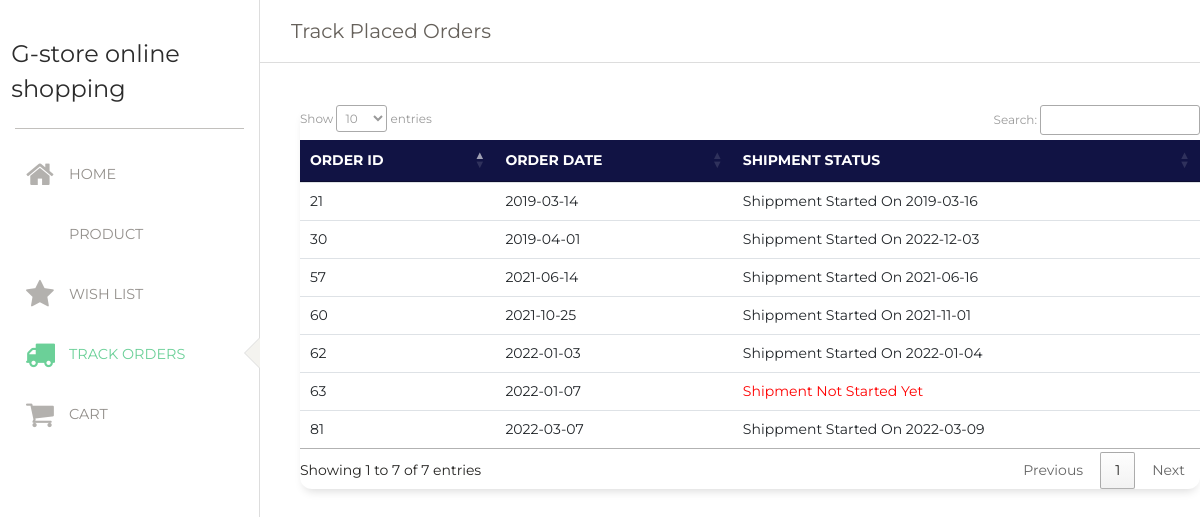
The app's page /track_products.php with its own data.
### tables this page shows
CREATE TABLE `Orders` (
  `OrderID` int(11) NOT NULL,
  `Orderdate` date NOT NULL,
  `Shipdate` date DEFAULT NULL,
  `Paymenttype` enum('VISA','MC','DISCOVER') DEFAULT NULL,
  `CCN` text DEFAULT NULL,
  `CustomerID` int(11) DEFAULT NULL
);

### Current_customer.php (called while the page is built)
<?php
$customerID=1;
?>

### track_products.php (the view, shortened to what this page needs)
<?php
include 'Current_customer.php';
$conn = OpenCon();
?>
<!doctype html>
<head>
  <link href="https://maxcdn.bootstrapcdn.com/font-awesome/latest/css/font-awesome.min.css" rel="stylesheet">
  <link rel="stylesheet" href="https://cdnjs.cloudflare.com/ajax/libs/font-awesome/4.7.0/css/font-awesome.min.css">
  <link href="./css/bootstrap.min.css" rel="stylesheet" />
  <link href="./css/dashboard.css?v=2.0.1" rel="stylesheet" />
  <link href="./css/main.css" rel="stylesheet" />
<link rel="stylesheet" href="https://cdn.datatables.net/1.10.19/css/jquery.dataTables.min.css">
</head>
<body>
  <div class="wrapper ">
    <div class="sidebar" data-color="white" data-active-color="success">
      <div class="logo">
          <div class="logo-image-small">
            <h4>G-store online shopping </h4>
          </div>
      </div>
      <div class="sidebar-wrapper">
          <ul class="nav">
              <li>
                <a href="./user_dashboard.php">
                <i class="fa fa-home" style="font-size:2.5em"></i>
                <p style="font-size:1.2em">Home</p>
              </a>
              </li>
          <li>
            <a href="./Products.php">
              <i class="nc-icon nc-app"></i>
              <p style="font-size:1.2em">Product</p>
            </a>
          </li>
          <li>
            <a href="./user_wish_list.php">
              <i class="fa fa-star" style="font-size:2.5em"></i>
              <p style="font-size:1.2em">wish list</p>
            </a>
          </li>
          <li class="active">
            <a href="./track_products.php">
              <i class="fa fa-solid fa-truck" style="font-size:2.5em"></i>
              <p style="font-size:1.2em">Track Orders</p>
            </a>
          </li>
          <li >
            <a href="./cart.php">
              <i class="fa fa-shopping-cart" style="font-size:2.5em"></i>
              <p style="font-size:1.2em">Cart</p>
            </a>
          </li>
        </ul>
      </div>
      </div>
          <div class="main-panel" style="background-color:#fff">
            <nav class="navbar navbar-expand-lg navbar-absolute fixed-top navbar-transparent">
              <div class="container-fluid">
                <div class="navbar-wrapper">
                  <a class="navbar-brand" href="javascript:;">Track Placed Orders</a>
                </div>
              </div>
            </nav>
          </div>
          <br>
          <br>
          <br>
          <br>
          <br>
          <div class="content" style="margin-left:300px;max-width:1000px">
            <div class="row">
              <div class="col-lg-12" >
                <div class="card ">
            <table class="table table-hover" id="track_products">
      <thead style="background-color:#111344;color:#fff">
        <tr>
          <th scope="col">Order ID</th>
          <th scope="col">Order Date</th>
          <th scope="col">Shipment Status</th>
        </tr>
      </thead>
      <tbody>
        <?php
        $Track_orders = "select OrderId,Orderdate,case when Shipdate is null then 'shipment not started yet' else concat('shippment started on ',Shipdate) end as Shipdate from Orders where CustomerID=".$customerID." order by Shipdate desc";
        $result = mysqli_query($conn,$Track_orders);
        if($result)
        {
        while($query_executed=mysqli_fetch_assoc($result))
        {
        ECHO "<tr>
        <td>".$query_executed['OrderId']."</td>
        <td>".$query_executed['Orderdate']."</td>";
          if ($query_executed['Shipdate'] == "shipment not started yet")
        {
          echo "<td style='color:red'>".ucwords($query_executed['Shipdate'])."</td>";
        }
      else
      {
          echo "<td>".ucwords($query_executed['Shipdate'])."</td>";
      }
          echo"</tr>";
              }
            }
            else {
          echo "not able to fetch the data";
            }
        ?>
      </tbody>
    </table>
  </div>
</div>
</div>
</div>
          </div>
    </body>
    </html>

### records on screen
orders: OrderID "30", Orderdate "2019-04-01", Shipdate "Shippment Started On 2022-12-03"
orders: OrderID "81", Orderdate "2022-03-07", Shipdate "Shippment Started On 2022-03-09"
orders: OrderID "62", Orderdate "2022-01-03", Shipdate "Shippment Started On 2022-01-04"
orders: OrderID "60", Orderdate "2021-10-25", Shipdate "Shippment Started On 2021-11-01"
orders: OrderID "57", Orderdate "2021-06-14", Shipdate "Shippment Started On 2021-06-16"
orders: OrderID "21", Orderdate "2019-03-14", Shipdate "Shippment Started On 2019-03-16"
orders: OrderID "63", Orderdate "2022-01-07", Shipdate "Shipment Not Started Yet"
